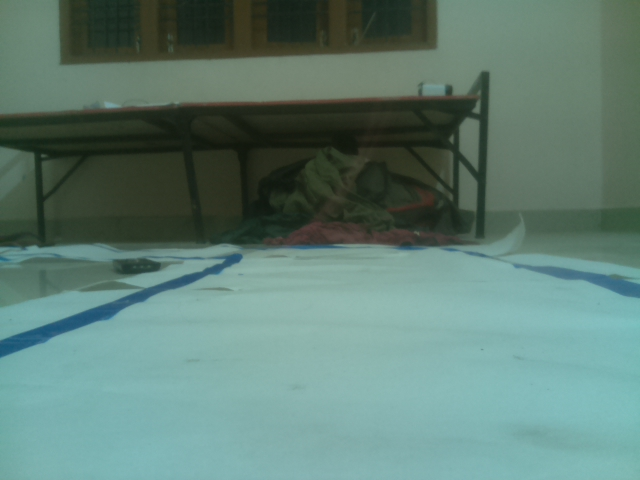
#> input picture trainingData/lane/image0.jpg, 640 x 480 px
$ python format-images.py
#> lines starting #> are read from the running program, lines starting #| are printed output that depends on the picture; after the words box and inside, x2 and y2 are one past the last pixel; in counts of white or black regions, pixels touching at a corner belong together
### trainingData/lane/hand_coded_lane_follower.py
import cv2
import numpy as np
import logging
import math
import datetime
import sys
from imgaug import augmenters as img_aug

_SHOW_IMAGE = False


class HandCodedLaneFollower(object):

    def __init__(self, car=None):
        logging.info('Creating a HandCodedLaneFollower...')
        self.car = car
        self.curr_steering_angle = 90

    def follow_lane(self, frame):
        # Main entry point of the lane follower
        show_image("orig", frame)
        #frame = preprocessImage(frame)
        lane_lines, frame = detect_lane(frame)
        final_frame = self.steer(frame, lane_lines)

        return final_frame

    def steer(self, frame, lane_lines):
        logging.debug('steering...')
        if len(lane_lines) == 0:
            logging.error('No lane lines detected, nothing to do.')
            return frame

        new_steering_angle = compute_steering_angle(frame, lane_lines)
        self.curr_steering_angle = stabilize_steering_angle(self.curr_steering_angle, new_steering_angle, len(lane_lines))

        if self.car is not None:
            self.car.front_wheels.turn(self.curr_steering_angle)
        curr_heading_image = display_heading_line(frame, self.curr_steering_angle)
        show_image("heading", curr_heading_image)

        return curr_heading_image


############################
# Frame processing steps
############################
def detect_lane(frame):
    logging.debug('detecting lane lines...')

    edges = detect_edges(frame)
    show_image('edges', edges)

    cropped_edges = region_of_interest(edges)
    show_image('edges cropped', cropped_edges)

    line_segments = detect_line_segments(cropped_edges)
    line_segment_image = display_lines(frame, line_segments)
    show_image("line segments", line_segment_image)

    lane_lines = average_slope_intercept(frame, line_segments)
    lane_lines_image = display_lines(frame, lane_lines)
    show_image("lane lines", lane_lines_image)

    return lane_lines, lane_lines_image


def detect_edges(frame):
    # filter for blue lane lines
    hsv = cv2.cvtColor(frame, cv2.COLOR_BGR2HSV)
    show_image("hsv", hsv)
    lower_blue = np.array([30, 40, 0])
    upper_blue = np.array([150, 255, 255])
    mask = cv2.inRange(hsv, lower_blue, upper_blue)
    show_image("blue mask", mask)

    # detect edges
    edges = cv2.Canny(mask, 200, 400)

    return edges

# [21 lines left out: function detect_edges_old, not called in this run]


def region_of_interest(canny):
    height, width = canny.shape
    mask = np.zeros_like(canny)

    # only focus bottom half of the screen

    polygon = np.array([[
        (0, height * 1 / 2),
        (width, height * 1 / 2),
        (width, height),
        (0, height),
    ]], np.int32)

    cv2.fillPoly(mask, polygon, 255)
    show_image("mask", mask)
    masked_image = cv2.bitwise_and(canny, mask)
    return masked_image


def detect_line_segments(cropped_edges):
    # tuning min_threshold, minLineLength, maxLineGap is a trial and error process by hand
    rho = 1  # precision in pixel, i.e. 1 pixel
    angle = np.pi / 180  # degree in radian, i.e. 1 degree
    min_threshold = 10  # minimal of votes
    line_segments = cv2.HoughLinesP(cropped_edges, rho, angle, min_threshold, np.array([]), minLineLength=8,
                                    maxLineGap=4)

    if line_segments is not None:
        for line_segment in line_segments:
            logging.debug('detected line_segment:')
            logging.debug("%s of length %s" % (line_segment, length_of_line_segment(line_segment[0])))

    return line_segments


def average_slope_intercept(frame, line_segments):
    """
    This function combines line segments into one or two lane lines
    If all line slopes are < 0: then we only have detected left lane
    If all line slopes are > 0: then we only have detected right lane
    """
    lane_lines = []
    if line_segments is None:
        logging.info('No line_segment segments detected')
        return lane_lines

    height, width, _ = frame.shape
    left_fit = []
    right_fit = []

    boundary = 1/3
    left_region_boundary = width * (1 - boundary)  # left lane line segment should be on left 2/3 of the screen
    right_region_boundary = width * boundary # right lane line segment should be on left 2/3 of the screen

    for line_segment in line_segments:
        for x1, y1, x2, y2 in line_segment:
            if x1 == x2:
                logging.info('skipping vertical line segment (slope=inf): %s' % line_segment)
                continue
            fit = np.polyfit((x1, x2), (y1, y2), 1)
            slope = fit[0]
            intercept = fit[1]
            if slope < 0:
                if x1 < left_region_boundary and x2 < left_region_boundary:
                    left_fit.append((slope, intercept))
            else:
                if x1 > right_region_boundary and x2 > right_region_boundary:
                    right_fit.append((slope, intercept))

    left_fit_average = np.average(left_fit, axis=0)
    if len(left_fit) > 0:
        lane_lines.append(make_points(frame, left_fit_average))

    right_fit_average = np.average(right_fit, axis=0)
    if len(right_fit) > 0:
        lane_lines.append(make_points(frame, right_fit_average))

    logging.debug('lane lines: %s' % lane_lines)  # [[[316, 720, 484, 432]], [[1009, 720, 718, 432]]]

    return lane_lines


def compute_steering_angle(frame, lane_lines):
    """ Find the steering angle based on lane line coordinate
        We assume that camera is calibrated to point to dead center
    """
    if len(lane_lines) == 0:
        logging.info('No lane lines detected, do nothing')
        return -90

    height, width, _ = frame.shape
    if len(lane_lines) == 1:
        logging.debug('Only detected one lane line, just follow it. %s' % lane_lines[0])
        x1, _, x2, _ = lane_lines[0][0]
        x_offset = x2 - x1
    else:
        _, _, left_x2, _ = lane_lines[0][0]
        _, _, right_x2, _ = lane_lines[1][0]
        camera_mid_offset_percent = 0.02 # 0.0 means car pointing to center, -0.03: car is centered to left, +0.03 means car pointing to right
        mid = int(width / 2 * (1 + camera_mid_offset_percent))
        x_offset = (left_x2 + right_x2) / 2 - mid

    # find the steering angle, which is angle between navigation direction to end of center line
    y_offset = int(height / 2)

    angle_to_mid_radian = math.atan(x_offset / y_offset)  # angle (in radian) to center vertical line
    angle_to_mid_deg = int(angle_to_mid_radian * 180.0 / math.pi)  # angle (in degrees) to center vertical line
    steering_angle = angle_to_mid_deg + 90  # this is the steering angle needed by picar front wheel

    logging.debug('new steering angle: %s' % steering_angle)
    return steering_angle


def stabilize_steering_angle(curr_steering_angle, new_steering_angle, num_of_lane_lines, max_angle_deviation_two_lines=5, max_angle_deviation_one_lane=1):
    """
    Using last steering angle to stabilize the steering angle
    This can be improved to use last N angles, etc
    if new angle is too different from current angle, only turn by max_angle_deviation degrees
    """
    if num_of_lane_lines == 2 :
        # if both lane lines detected, then we can deviate more
        max_angle_deviation = max_angle_deviation_two_lines
    else :
        # if only one lane detected, don't deviate too much
        max_angle_deviation = max_angle_deviation_one_lane

    angle_deviation = new_steering_angle - curr_steering_angle
    if abs(angle_deviation) > max_angle_deviation:
        stabilized_steering_angle = int(curr_steering_angle
                                        + max_angle_deviation * angle_deviation / abs(angle_deviation))
    else:
        stabilized_steering_angle = new_steering_angle
    logging.info('Proposed angle: %s, stabilized angle: %s' % (new_steering_angle, stabilized_steering_angle))
    return stabilized_steering_angle


############################
# Utility Functions
############################
def display_lines(frame, lines, line_color=(0, 255, 0), line_width=10):
    line_image = np.zeros_like(frame)
    if lines is not None:
        for line in lines:
            for x1, y1, x2, y2 in line:
                cv2.line(line_image, (x1, y1), (x2, y2), line_color, line_width)
    line_image = cv2.addWeighted(frame, 0.8, line_image, 1, 1)
    return line_image


def display_heading_line(frame, steering_angle, line_color=(0, 0, 255), line_width=5, ):
    heading_image = np.zeros_like(frame)
    height, width, _ = frame.shape

    # figure out the heading line from steering angle
    # heading line (x1,y1) is always center bottom of the screen
    # (x2, y2) requires a bit of trigonometry

    # Note: the steering angle of:
    # 0-89 degree: turn left
    # 90 degree: going straight
    # 91-180 degree: turn right
    steering_angle_radian = steering_angle / 180.0 * math.pi
    x1 = int(width / 2)
    y1 = height
    x2 = int(x1 - height / 2 / math.tan(steering_angle_radian))
    y2 = int(height / 2)

    cv2.line(heading_image, (x1, y1), (x2, y2), line_color, line_width)
    heading_image = cv2.addWeighted(frame, 0.8, heading_image, 1, 1)

    return heading_image


def length_of_line_segment(line):
    x1, y1, x2, y2 = line
    return math.sqrt((x2 - x1) ** 2 + (y2 - y1) ** 2)


def show_image(title, frame, show=_SHOW_IMAGE):
    if show:
        cv2.imshow(title, frame)


def make_points(frame, line):
    height, width, _ = frame.shape
    slope, intercept = line
    y1 = height  # bottom of the frame
    y2 = int(y1 * 1 / 2)  # make points from middle of the frame down

    # bound the coordinates within the frame
    x1 = max(-width, min(2 * width, int((y1 - intercept) / slope)))
    x2 = max(-width, min(2 * width, int((y2 - intercept) / slope)))
    return [[x1, y1, x2, y2]]

# [48 lines left out: functions preprocessImage, test_photo, test_video, not called in this run]


# [4 lines that do not run on import are left out]
    #test_photo('/home/pi/DeepPiCar/driver/data/video/car_video_190427_110320_073.png')
    #test_photo(sys.argv[1])
    #test_video(sys.argv[1])

### trainingData/lane/format-images.py
import cv2
import sys
from hand_coded_lane_follower import HandCodedLaneFollower

def save_image_and_steering_angle(image_file):
    lane_follower = HandCodedLaneFollower()
    frame = cv2.imread(image_file + '.jpg')

    lane_follower.follow_lane(frame)
    cv2.imwrite("%s_%03d.png" % (image_file, lane_follower.curr_steering_angle), frame)
    cv2.destroyAllWindows()

if __name__ == '__main__':
    for i in range(27):
        save_image_and_steering_angle('image'+str(i))
#> in save_image_and_steering_angle, frame is the input picture: shape (480, 640, 3); mean B, G, R 116.2, 126, 95.4
#> in detect_edges, `hsv = cv2.cvtColor(frame, cv2.COLOR_BGR2HSV)`: hsv: shape (480, 640, 3); mean H, S, V 71.4, 69.3, 126.5
#> in detect_edges, `mask = cv2.inRange(hsv, lower_blue, upper_blue)`:
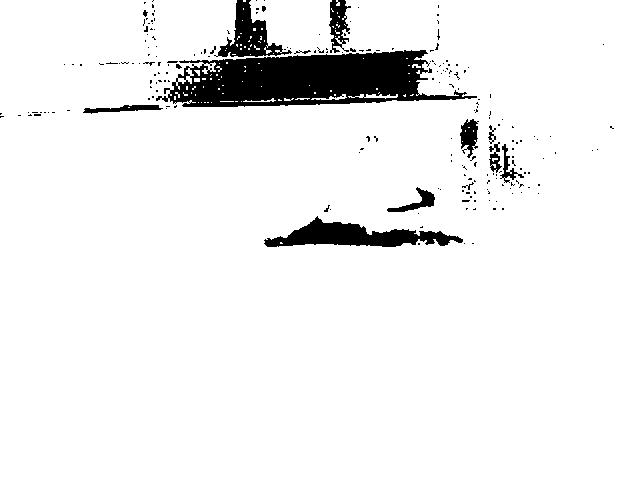
#> mask: shape (480, 640); 93.8% white; 213 black regions (198 under 20 px), largest, box (x1, y1, x2, y2) and area: (156, 50, 477, 107) 11343, (264, 216, 463, 247) 2887, (214, 0, 292, 57) 1667
#> in detect_edges, `edges = cv2.Canny(mask, 200, 400)`: edges: shape (480, 640); 1.5% white in thin lines or dots, all inside (x1, y1, x2, y2) = (0, 0, 614, 247)
#> in region_of_interest, `cv2.fillPoly(mask, polygon, 255)`:
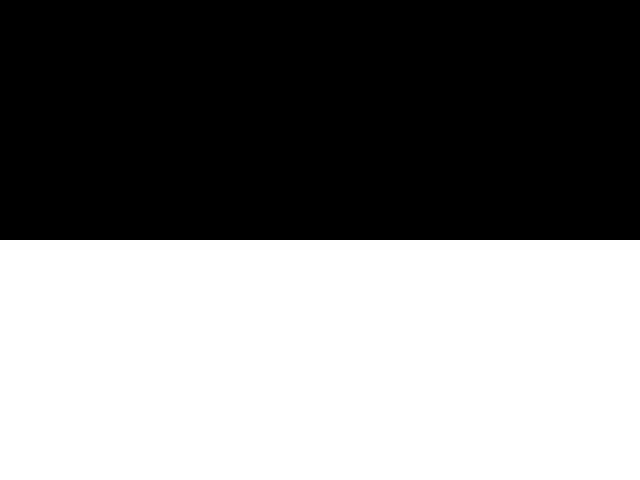
#> mask: shape (480, 640); 50% white; 1 white region, box (x1, y1, x2, y2) and area: (0, 240, 640, 480) 153600
#> in region_of_interest, `masked_image = cv2.bitwise_and(canny, mask)`:
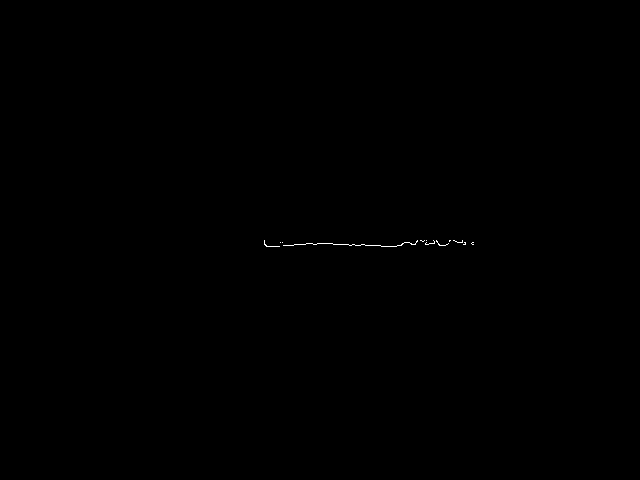
#> masked_image: shape (480, 640); 0.07% white in thin lines or dots, all inside (x1, y1, x2, y2) = (264, 240, 474, 247)
#> in detect_line_segments, `line_segments = cv2.HoughLinesP(cropped_edges, rho, angle, min_thresho..`: line_segments = [[313, 244, 332, 243], [266, 246, 279, 246], [457, 242, 465, 242], [425, 243, 438, 243], [381, 246, 396, 246], [333, 244, 348, 244], [283, 245, 293, 245], [350, 245, 368, 245], [306, 243, 317, 243], [297, 244, 305, 244]]
#> the loop in detect_line_segments, `for line_segment in line_segments:` made 10 passes
#> the loop in display_lines, `for line in lines:` made 10 passes
#> in display_lines, `line_image = cv2.addWeighted(frame, 0.8, line_image, 1, 1)`:
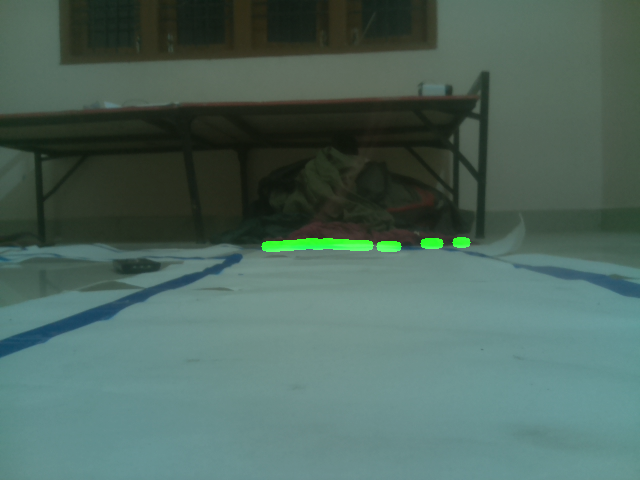
#> line_image: shape (480, 640, 3); mean B, G, R 93.9, 102.8, 77.3
#> the loop in average_slope_intercept, `for line_segment in line_segments:` made 10 passes
#> after the loop in average_slope_intercept, `for line_segment in line_segments:`: left_fit = [(-0.0526, 260.5), (-2.48e-15, 246), (-1.98e-15, 244), (-7.33e-16, 243), (-4.47e-15, 244)]; right_fit = [(8.04e-16, 246), (1.22e-15, 242), (6.22e-16, 243), (1.6e-15, 245), (1.25e-15, 245)]
#> in average_slope_intercept, `left_fit_average = np.average(left_fit, axis=0)`: left_fit_average = [-0.0105, 247.5]
#> in make_points, `slope, intercept = line`: slope = -0.0105; intercept = 247.5
#> in make_points, `x1 = max(-width, min(2 * width, int((y1 - intercept) / slope)))`: x1 = -640
#> in make_points, `x2 = max(-width, min(2 * width, int((y2 - intercept) / slope)))`: x2 = 711
#> in average_slope_intercept, `right_fit_average = np.average(right_fit, axis=0)`: right_fit_average = [1.1e-15, 244.2]
#> in detect_lane, `lane_lines = average_slope_intercept(frame, line_segments)`: lane_lines = [[[-640, 480, 711, 240]], [[1280, 480, -640, 240]]]
#> call 2 of display_lines, with line_color = (0, 255, 0), line_width = 10
#> the loop in display_lines (call 2), `for line in lines:` made 2 passes
#> after the loop in display_lines (call 2), `for line in lines:`:
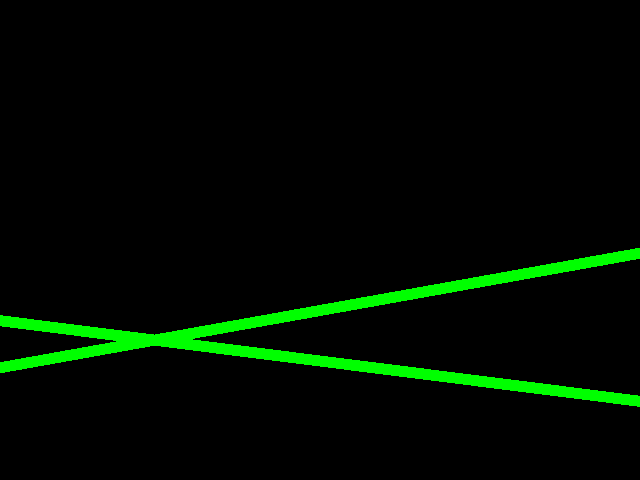
#> line_image: shape (480, 640, 3); mean B, G, R 0, 11.5, 0
#> in display_lines (call 2), `line_image = cv2.addWeighted(frame, 0.8, line_image, 1, 1)`:
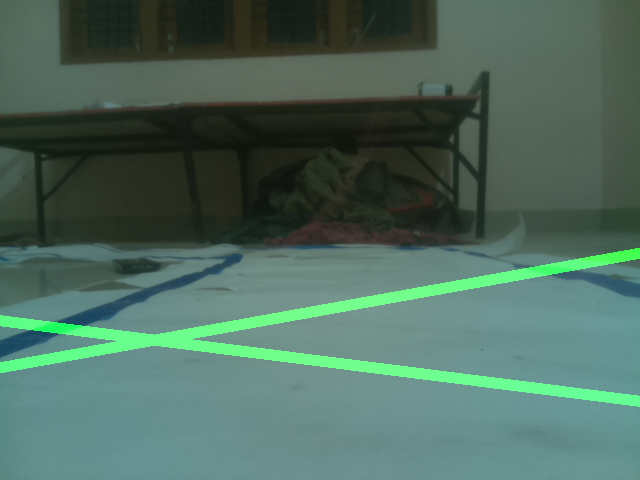
#> line_image: shape (480, 640, 3); mean B, G, R 93.9, 106.9, 77.3
#> in compute_steering_angle, `_, _, left_x2, _ = lane_lines[0][0]`: left_x2 = 711
#> in compute_steering_angle, `_, _, right_x2, _ = lane_lines[1][0]`: right_x2 = -640
#> in compute_steering_angle, `x_offset = (left_x2 + right_x2) / 2 - mid`: x_offset = -290.5
#> in compute_steering_angle, `angle_to_mid_radian = math.atan(x_offset / y_offset)`: angle_to_mid_radian = -0.88
#> in compute_steering_angle, `angle_to_mid_deg = int(angle_to_mid_radian * 180.0 / math.pi)`: angle_to_mid_deg = -50
#> in compute_steering_angle, `steering_angle = angle_to_mid_deg + 90`: steering_angle = 40
#> in stabilize_steering_angle, `angle_deviation = new_steering_angle - curr_steering_angle`: angle_deviation = -50
#> in stabilize_steering_angle, `stabilized_steering_angle = int(curr_steering_angle + max_angle_deviat..`: stabilized_steering_angle = 85
#> in display_heading_line, `steering_angle_radian = steering_angle / 180.0 * math.pi`: steering_angle_radian = 1.48
#> in display_heading_line, `x2 = int(x1 - height / 2 / math.tan(steering_angle_radian))`: x2 = 299
#> in display_heading_line, `heading_image = cv2.addWeighted(frame, 0.8, heading_image, 1, 1)`:
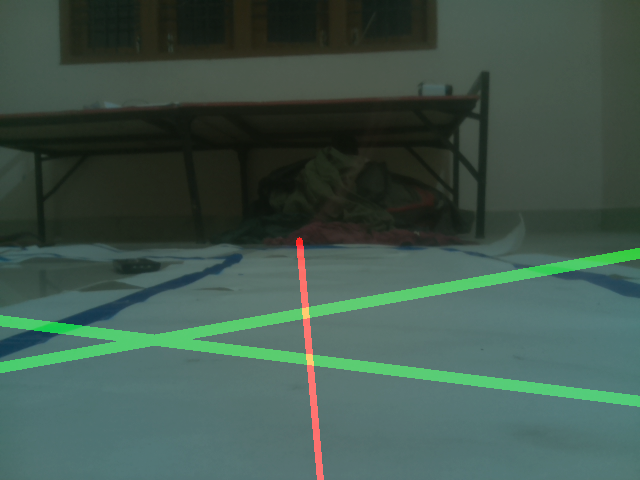
#> heading_image: shape (480, 640, 3); mean B, G, R 76.1, 86.5, 63.8
#> pass 2 of the loop `for i in range(27):`:
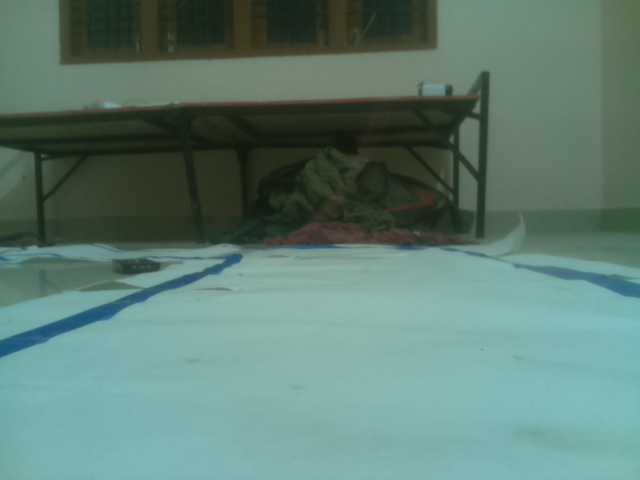
#> input picture trainingData/lane/image1.jpg, 640 x 480 px
#> in save_image_and_steering_angle, frame is the input picture: shape (480, 640, 3); mean B, G, R 115.6, 125.9, 95.2
#> hsv: shape (480, 640, 3); mean H, S, V 71.1, 70, 126.4
#> in detect_edges (call 2), `mask = cv2.inRange(hsv, lower_blue, upper_blue)`:
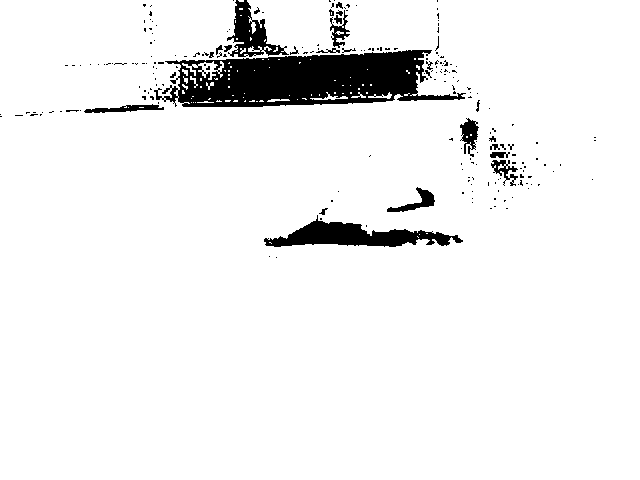
#> mask: shape (480, 640); 94% white; 216 black regions (189 under 20 px), largest, box (x1, y1, x2, y2) and area: (154, 50, 466, 107) 11233, (264, 215, 463, 247) 2822, (227, 0, 289, 57) 1374
#> edges: shape (480, 640); 1.5% white in thin lines or dots, all inside (x1, y1, x2, y2) = (0, 0, 596, 259)
#> masked_image: shape (480, 640); 0.08% white in thin lines or dots, all inside (x1, y1, x2, y2) = (263, 240, 463, 259)
#> the loop in detect_line_segments (call 2), `for line_segment in line_segments:` made 10 passes
#> (x1 in length_of_line_segment, y1 in length_of_line_segment, x2 in length_of_line_segment, y2 in length_of_line_segment) on passes 1 to 8: (306, 243, 330, 243), (366, 245, 387, 245), (282, 245, 292, 245), (346, 245, 365, 244), (293, 244, 305, 244), (337, 244, 352, 244), (391, 246, 401, 245), (427, 242, 436, 241)
#> the loop in average_slope_intercept (call 2), `for line_segment in line_segments:` made 10 passes
#> in display_heading_line (call 2), `heading_image = cv2.addWeighted(frame, 0.8, heading_image, 1, 1)`:
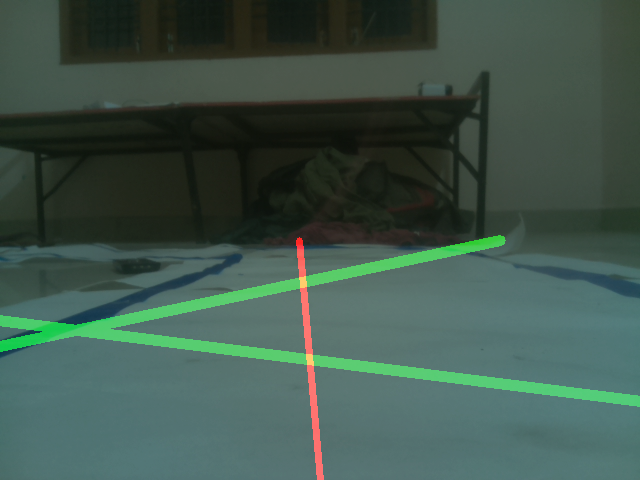
#> heading_image: shape (480, 640, 3); mean B, G, R 75.8, 86.2, 63.7
#> (the run stopped early here; a loop or call above may not have finished)
